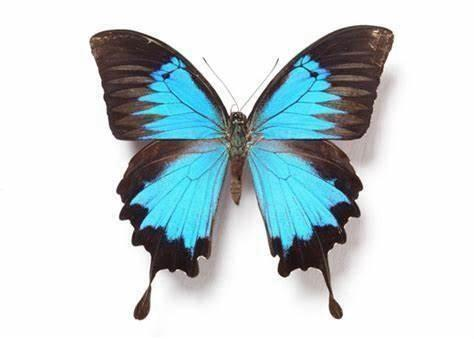
#> input picture input.jpg, 474 x 339 px, found by its file name
$ python task-02.py
#> lines starting #> are read from the running program, lines starting #| are printed output that depends on the picture
from PIL import Image

def xor_encrypt_decrypt(pixel, key):
    # Appliquer XOR sur chaque canal de couleur
    r, g, b = pixel
    return (r ^ key, g ^ key, b ^ key)

def encrypt_image(input_path, output_path, key):
#> called with key = 123
    img = Image.open(input_path)
#> img is the input picture: PIL image 474x339 RGB; mean R, G, B 197.4, 210.1, 213.4
    pixels = img.load()

    width, height = img.size
#> width = 474; height = 339

    for i in range(width):
        for j in range(height):
            # Chiffrer chaque pixel avec la clé XOR
            pixels[i, j] = xor_encrypt_decrypt(pixels[i, j], key)

    img.save(output_path)
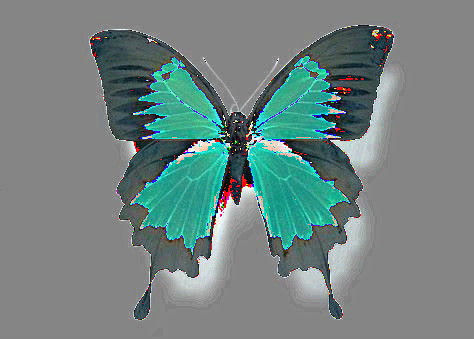
#> saved as encrypted_image.jpg: PIL image 474x339 RGB; mean R, G, B 114.6, 131.7, 129.6
    print("Image encrypted successfully!")

def decrypt_image(input_path, output_path, key):
    # Déchiffrer en appliquant à nouveau l'opération XOR
#> called with key = 123
    img = Image.open(input_path)
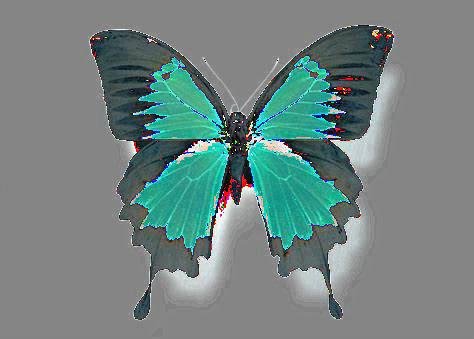
#> img: PIL image 474x339 RGB; mean R, G, B 114.7, 131.7, 129.6
    pixels = img.load()

    width, height = img.size

    for i in range(width):
        for j in range(height):
            pixels[i, j] = xor_encrypt_decrypt(pixels[i, j], key)

    img.save(output_path)
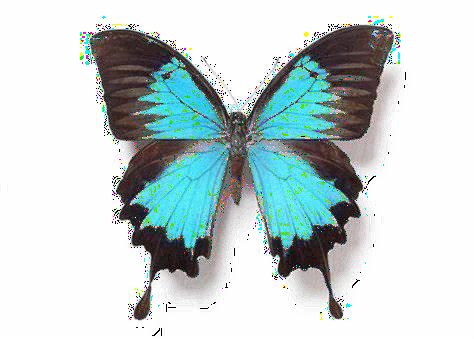
#> saved as decrypted_image.jpg: PIL image 474x339 RGB; mean R, G, B 195.2, 208.5, 208.7
    print("Image decrypted successfully!")

# Chemins des images
input_image = r"C:\Users\nada\Downloads\INFOPRODIGY\PRODIGY_CS-02-main\input.jpg"
encrypted_image = r"C:\Users\nada\Downloads\INFOPRODIGY\PRODIGY_CS-02-main\encrypted_image.jpg"
decrypted_image = r"C:\Users\nada\Downloads\INFOPRODIGY\PRODIGY_CS-02-main\decrypted_image.jpg"

# Clé de chiffrement (doit être entre 0 et 255)
encryption_key = 123

# Chiffrer l'image
encrypt_image(input_image, encrypted_image, encryption_key)

# Déchiffrer l'image
decrypt_image(encrypted_image, decrypted_image, encryption_key)
